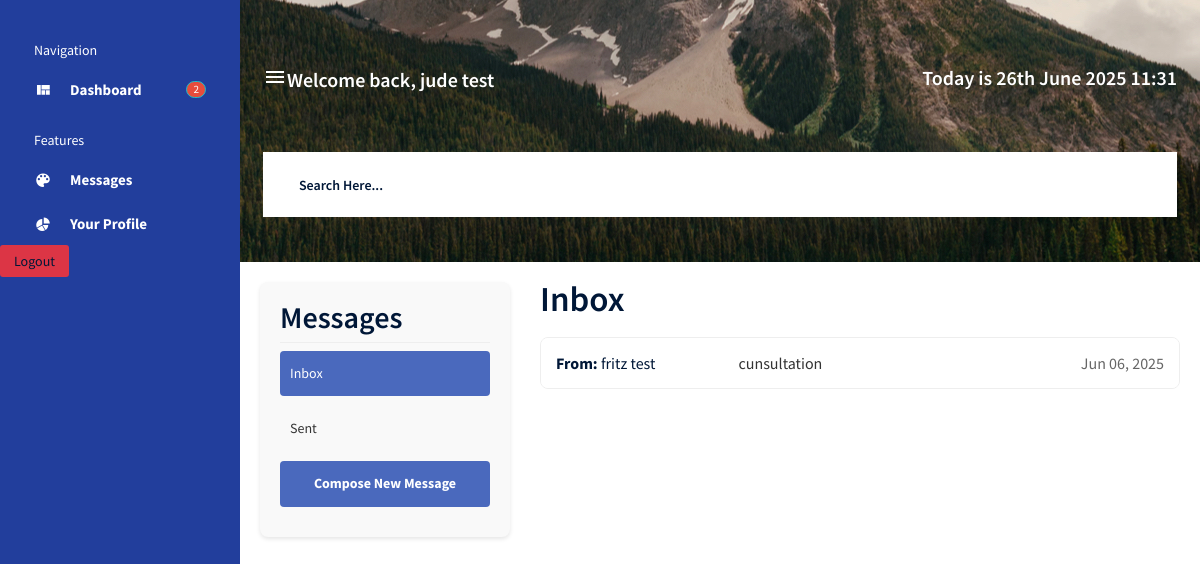
The app's page /messages/inbox/ (signed in) with its own data.
### core_app/models.py (models this page shows, shortened)
class User(AbstractUser):
    username = None
    email = models.EmailField('email address', unique=True)
    phone_number = models.CharField(max_length=10)
    is_patient = models.BooleanField(default=False)
    is_specialist = models.BooleanField(default=False)
    USERNAME_FIELD = 'email'
    REQUIRED_FIELDS = ['first_name', 'last_name', 'phone_number']
    objects = UserManager()

class Message(models.Model):
    sender = models.ForeignKey(settings.AUTH_USER_MODEL, on_delete=models.CASCADE, related_name='sent_messages')
    recipient = models.ForeignKey(settings.AUTH_USER_MODEL, on_delete=models.CASCADE, related_name='received_messages')
    subject = models.CharField(max_length=255)
    content = models.TextField()
    timestamp = models.DateTimeField(default=timezone.now)
    is_read = models.BooleanField(default=False)
    class Meta:
        ordering = ['-timestamp']

### core_app/views.py (the view)
# urls.py: path("messages/inbox/", InboxView.as_view(), name="inbox"),
@method_decorator(login_required, name='dispatch')
class InboxView(ListView):
    model = Message
    template_name = 'messaging/inbox.html'
    context_object_name = 'messages'
    paginate_by = 10
    def get_queryset(self):
        return Message.objects.filter(recipient=self.request.user)
    def get_context_data(self, **kwargs):
        context = super().get_context_data(**kwargs)
        context['unread_count'] = Message.objects.filter(recipient=self.request.user, is_read=False).count()
        return context

### core_app/templates/messaging/inbox.html (shortened to what this page needs)
{% extends "dashboard.html" %}
{% block search %}
<div class="navbar-menu-wrapper navbar-search-wrapper d-none d-lg-flex align-items-center">
 <ul class="navbar-nav mr-lg-2">
   <li class="nav-item nav-search d-none d-lg-block">
     <div class="input-group">
       <input type="text" class="form-control" placeholder="Search Here..." aria-label="search" aria-describedby="search">
     </div>
   </li>
 </ul>
</div>
{% endblock search %}
{% block content %}
<div class="messaging-container">
    <div class="messaging-sidebar">
        <h2>Messages</h2>
        <ul class="messaging-nav">
            <li class="active"><a href="{% url 'inbox' %}">Inbox {% if unread_count %}<span class="badge">{{ unread_count }}</span>{% endif %}</a></li>
            <li><a href="{% url 'sent_messages' %}">Sent</a></li>
            <li><a href="{% url 'compose_message' %}" class="compose-btn">Compose New Message</a></li>
        </ul>
    </div>
    <div class="messaging-content">
        <h1>Inbox</h1>
        {% if messages %}
            <div class="message-list">
                {% for message in messages %}
                    <div class="message-item {% if not message.is_read %}unread{% endif %}">
                        <div class="message-sender">
                            <strong>From:</strong> {{ message.sender.get_full_name|default:message.sender.username }}
                        </div>
                        <div class="message-subject">
                            <a href="{% url 'message_detail' message.id %}">{{ message.subject }}</a>
                        </div>
                        <div class="message-date">
                            {{ message.timestamp|date:"M d, Y" }}
                        </div>
                    </div>
                {% endfor %}
            </div>
        {% else %}
            <div class="no-messages">
                <p>Your inbox is empty.</p>
            </div>
        {% endif %}
    </div>
</div>
{% endblock %}

### core_app/templates/dashboard.html (shortened to what this page needs)
{% load static %}
<!DOCTYPE html>
<html lang="en">
<head>
  <link rel="stylesheet" href="{% static 'vendors/mdi/css/materialdesignicons.min.css' %}">
  <link rel="stylesheet" href="{% static 'vendors/css/vendor.bundle.base.css' %}">
  <link rel="stylesheet" href="{% static 'css/style.css' %}">
</head>
<body>
  <div class="container-scroller d-flex">
    <nav class="sidebar sidebar-offcanvas" id="sidebar">
      <ul class="nav">
        <li class="nav-item sidebar-category">
          <p>Navigation</p>
        </li>
        <li class="nav-item">
          <a class="nav-link" href="{% url 'specialist_search' %}">
            <i class="mdi mdi-view-quilt menu-icon"></i>
            <span class="menu-title">Dashboard</span>
            <div class="badge badge-info badge-pill">2</div>
          </a>
        </li>
        <li class="nav-item sidebar-category">
          <p>Features</p>
        </li>
        <li class="nav-item">
          <a class="nav-link" href="{% url 'inbox' %}" >
            <i class="mdi mdi-palette menu-icon"></i>
            <span class="menu-title">Messages</span>
          </a>
        </li>
        <li class="nav-item">
          <a class="nav-link" href="{% url 'core_app:profile' %}">
            <i class="mdi mdi-chart-pie menu-icon"></i>
            <span class="menu-title">Your Profile</span>
          </a>
        </li>
        <li class="nav-item">
          <form action="{% url 'logout' %}" method="post">
            <button class="btn bg-danger btn-sm menu-title">Logout</button>
          </form>
        </li>
      </ul>
    </nav>
    <div class="container-fluid page-body-wrapper">
      <nav class="navbar col-lg-12 col-12 px-0 py-0 py-lg-4 d-flex flex-row">
        <div class="navbar-menu-wrapper d-flex align-items-center justify-content-end">
          <button class="navbar-toggler navbar-toggler align-self-center" type="button" data-toggle="minimize">
            <span class="mdi mdi-menu"></span>
          </button>
          <h4 class="font-weight-bold mb-0 d-none d-md-block mt-1">Welcome back, {{ user.get_full_name|default:user.username }}</h4>
          <ul class="navbar-nav navbar-nav-right">
            <li class="nav-item">
              <h4 class="mb-0 font-weight-bold d-none d-xl-block">
                Today is {{ current_date }}
                {% now "jS F Y H:i" %} </h4>
            </li>
          </ul>
        </div>
       {% block search %}
       {% endblock search %}
      </nav>
      {% block content %}
       {% endblock content %}
    </div>
  </div>
</body>
</html>

### core_app/templates/messaging/inbox.html (style rules this page uses)
.messaging-container { display: flex; max-width: 1200px; margin: 0 auto; padding: 20px; gap: 30px; }
.messaging-sidebar { flex: 0 0 250px; background-color: #f9f9f9; border-radius: 8px; padding: 20px; box-shadow: 0 2px 4px rgba(0,0,0,0.1); }
.messaging-sidebar h2 { margin-top: 0; padding-bottom: 10px; border-bottom: 1px solid #eee; }
.messaging-nav { list-style: none; padding: 0; margin: 0; }
.messaging-nav li { margin-bottom: 10px; }
.messaging-nav li a { display: block; padding: 10px; border-radius: 4px; text-decoration: none; color: #333; }
.messaging-nav li.active a { background-color: #4a69bd; color: white; }
.compose-btn { background-color: #4a69bd; color: white !important; text-align: center; font-weight: bold; }
.messaging-content { flex: 1; }
.messaging-content h1 { margin-top: 0; margin-bottom: 20px; }
.message-list { border: 1px solid #eee; border-radius: 8px; overflow: hidden; }
.message-item { display: flex; padding: 15px; border-bottom: 1px solid #eee; background-color: #fff; transition: background-color 0.2s; }
.message-item:last-child { border-bottom: none; }
.message-sender { flex: 0 0 30%; }
.message-subject { flex: 1; }
.message-subject a { color: #333; text-decoration: none; }
.message-date { flex: 0 0 15%; text-align: right; color: #666; }
.badge { display: inline-block; background-color: #e74c3c; color: white; border-radius: 50%; padding: 2px 6px; font-size: 0.8em; margin-left: 5px; }

### records on screen
User: get_full_name "jude test"
Message: sender.get_full_name "fritz test", subject "cunsultation", timestamp "Jun 06, 2025"
